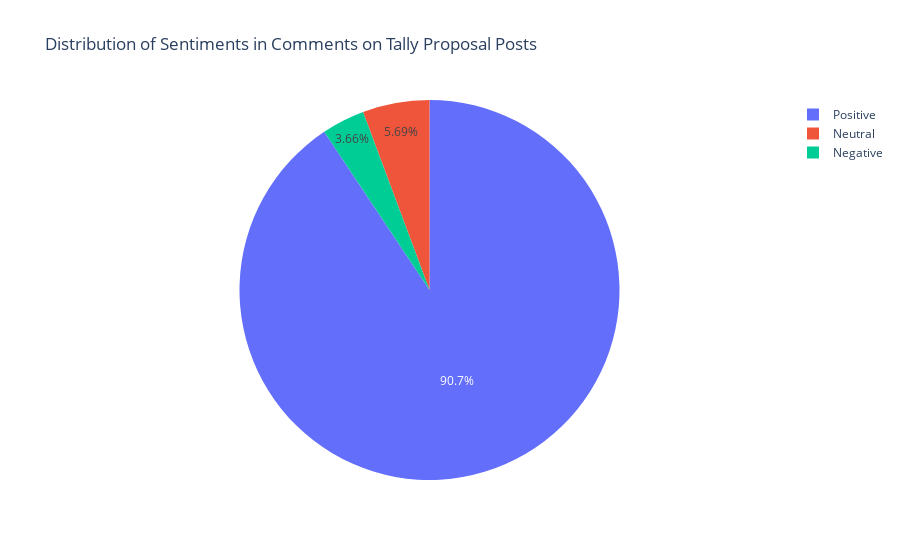

This figure's notebook cell:
### Markdown cell above
#### What is the dominant sentiment (positive, negative, neutral) expressed in comments on Tally proposal posts?

### Code cell
import pandas as pd
from nltk.sentiment.vader import SentimentIntensityAnalyzer
import plotly.express as px

# Load datasets
topics_df = pd.read_csv('forum_topics_data.csv')
posts_df = pd.read_csv('forum_posts_data.csv')

# Filter Tally proposal posts
tally_topic_ids = [21332, 20957, 20856, 20223, 20064, 19899, 19467, 16501, 19696, 18557, 
                   19046, 16131, 15615, 15920, 15425, 15426, 14976, 14688, 14790, 13360, 13362]

tally_posts = posts_df[posts_df['Topic ID'].isin(tally_topic_ids)]

# Initialize SentimentIntensityAnalyzer
sid = SentimentIntensityAnalyzer()

# Function to determine sentiment polarity
def get_sentiment(text):
    scores = sid.polarity_scores(text)
    if scores['compound'] >= 0.05:
        return 'Positive'
    elif scores['compound'] <= -0.05:
        return 'Negative'
    else:
        return 'Neutral'

# Apply sentiment analysis to comments
tally_posts['Sentiment'] = tally_posts['Post Description'].astype(str).apply(get_sentiment)

# Count the occurrences of each sentiment
sentiment_counts = tally_posts['Sentiment'].value_counts().reset_index()
sentiment_counts.columns = ['Sentiment', 'Count']

# Create an interactive pie chart using Plotly
fig = px.pie(sentiment_counts, values='Count', names='Sentiment', 
             title='Distribution of Sentiments in Comments on Tally Proposal Posts')
fig.show()
fig.write_html("Dominant Sentiment in Comments on Tally Proposal Posts.html")

### Figure 1 — Plotly figure (JSON) as saved in the notebook; plotly's stock layout.template omitted (floating-point values rounded to 4 significant figures)
{"data": [{"domain": {"x": [0, 1], "y": [0, 1]}, "hovertemplate": "Sentiment=%{label}<br>Count=%{value}<extra></extra>", "labels": ["Positive", "Neutral", "Negative"], "legendgroup": "", "name": "", "showlegend": true, "type": "pie", "values": [892, 56, 36]}], "layout": {"legend": {"tracegroupgap": 0}, "title": {"text": "Distribution of Sentiments in Comments on Tally Proposal Posts"}}}
